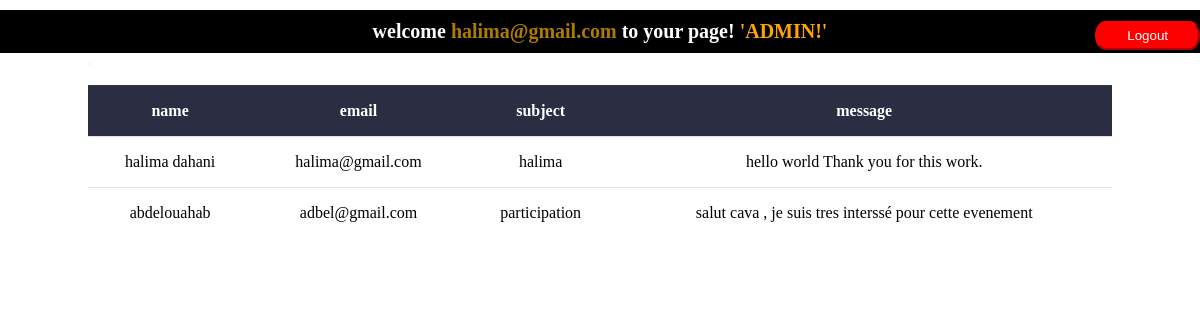
The app's page /Dashboard.php (signed in) with its own data.
### tables this page shows
CREATE TABLE `mailing` (
  `id` int(11) NOT NULL,
  `name` varchar(100) DEFAULT NULL,
  `email` varchar(100) DEFAULT NULL,
  `subject` varchar(100) DEFAULT NULL,
  `message` varchar(400) DEFAULT NULL
);

### class/afficheContact.php (called while the page is built, shortened)
<?php
  class affichecontact extends connexion{
        public function launchaffiche(){
            $conn=$this->Connect();
            $query = "SELECT * FROM `mailing` ";
            $result=$conn->query($query);
             $data=$result->fetchAll();
            return $data;
        }
}
?>

### Dashboard.php (the view, shortened to what this page needs)
<!DOCTYPE html>
<html lang="en">
<head>
    <link rel="stylesheet" href="https://cdnjs.cloudflare.com/ajax/libs/font-awesome/5.15.2/css/all.min.css" />
    <link rel="stylesheet" href="./assets/css/dashboardadmin.css">
</head>
<body>
<header id="header">
       <form action="" method="POST">
          <button class="nav-link hkjhfjkdhfk" type="submit" name="sube" style="position: absolute;right:0;margin-top: 11px;z-index: 3;background-color:red;color:white;border-radius: 10% / 50%;border-color: red;padding:5px 30px 5px 30px">Logout</button>
       </form>
    <?php
        if(empty($_SESSION['admin'])){
        header("location:index.php");
    }else{
    echo "<h1 style='margin-top: 0;color:white;background:black;width:100%;text-align:center;padding:10px;margin-bottom:0;font-family:cursive;font-size:20px'>welcome <span style='color:#ac7b00'>" .$_SESSION['admin'] ."</span> to your page!&nbsp;<span style='color:orange'>'ADMIN!'</span></h1>";
    }
    ?>
     </header>
 <main id="">
     <div class="container">
         <div class="box-nav d-flex justify-between">
             <a href="/" class="border-shadow">
            </a>
         </div>
         <form action="/" method="POST">
            <table class="table">
            <thead class="thead-dark">
                <tr>
                    <th>name</th>
                    <th>email</th>
                    <th>subject</th>
                    <th>message</th>
                </tr>
            </thead>
            <tbody>
            <?php
                                    include_once("./class/afficheContact.php");
                                    $object = new affichecontact();
                                    $row = $object->launchaffiche();
                                    for ($i=0; $i < count($row); $i++) {
                                        ?>
                <tr>
               <td><?php echo $row[$i]['name']; ?></td>
               <td><?php echo $row[$i]['email']; ?></td>
               <td><?php echo $row[$i]['subject']; ?></td>
               <td><?php echo $row[$i]['message']; ?></td>
                </tr>
                <?php
        }
             ?>
            </tbody>
            </table>
        </form>
     </div>
 </main>
</body>
</html>

### assets/css/dashboardadmin.css (style rules this page uses)
:root { --dark:#2b2d42; --light:#adb5bd; --border:#dee2e6; --border-btn:#edf2f4; }
* { padding:0 ; margin: 0px 0px 10px 0px ; box-sizing: border-box; }
a { text-decoration: none; color: blueviolet ; font-family: 'PT Sans', sans-serif; }
.container { max-width: 1024px; margin: auto; }
.d-flex { display: flex; flex-wrap: wrap; }
.justify-between { justify-content: space-between; }
.border-shadow { border: 1px solid var(--border-btn); box-shadow: 1px 3px 10px #e9ecef; }
table { border-spacing: 0px; width: 100%; }
.table td, .table th { padding: 1em; vertical-align: top; text-align: center; border-top: 1px solid var(--border); }
.table .thead-dark th { color: #fff; background-color:var(--dark); border-color: #32383e; }

### records on screen
mailing: name "halima dahani", email "halima@gmail.com", subject "halima", message "hello world Thank you for this work."
mailing: name "abdelouahab", email "adbel@gmail.com", subject "participation", message "salut cava , je suis tres interssé pour cette evenement"

### other values on screen
$_SESSION['admin'] "halima@gmail.com"
